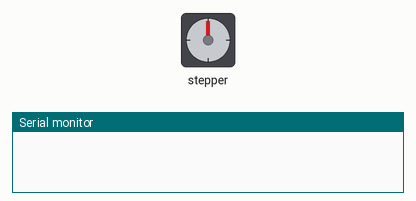
Simulated run of this program. Board: ESP32. Parts: stepper motor, the last lines printed to the serial monitor. EEPROM starts erased; stepper angles assume 200 steps per turn.

Above: at 0.0 s.
At 9.79 s:
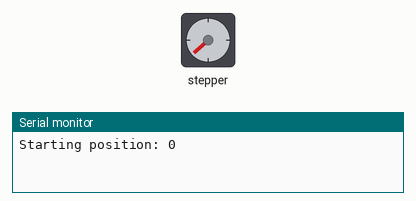
At 19.15 s:
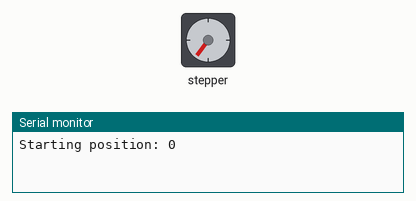
At 38.76 s:
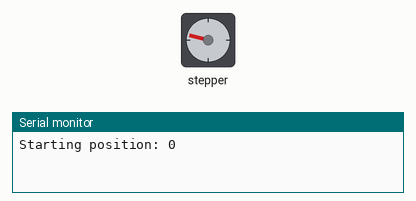
Timing chart, 0 to 40.0 s (numbered marks = the images above):
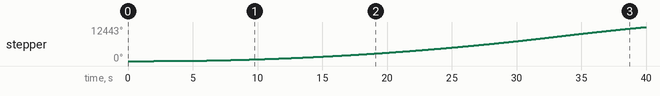

The program:

main.cpp
```cpp
#include <Arduino.h>
#include <AccelStepper.h>
#include <Preferences.h>

Preferences preferences;

const int STEP = 19;
const int ENABLE = 22;
const int DIR = 23;

AccelStepper stepper(AccelStepper::DRIVER, STEP, DIR);

void printPosition() {
  Serial.printf("Current position: %d\n", stepper.currentPosition());
}

void goToPosition(long pos) {
  stepper.moveTo(pos);
  stepper.runToPosition();
  printPosition();
  preferences.begin("stepper", false);
  preferences.putLong("position", stepper.currentPosition());
}

void setup() {
  Serial.begin(115200);

  preferences.begin("stepper", true);
  long current_position = preferences.getLong("position", 0L);
  preferences.end();
  delay(1000);
  stepper.setCurrentPosition(current_position);
  Serial.printf("Starting position: %ld\n", stepper.currentPosition());

  stepper.setEnablePin(ENABLE);
  stepper.setPinsInverted(false, false, true);
  stepper.setMaxSpeed(1000.0F);
  stepper.setAcceleration(10.0F);
  delay(1000);
  stepper.enableOutputs();
  for (size_t i = 0; i < 5; ++i) {
    if (stepper.currentPosition() < i * 10000) {
      goToPosition(i * 10000);
    }
  }
  goToPosition(0);
}

void loop() {
}
```

Measured:
- by itself, stepper: keeps turning clockwise at about 327°/s
